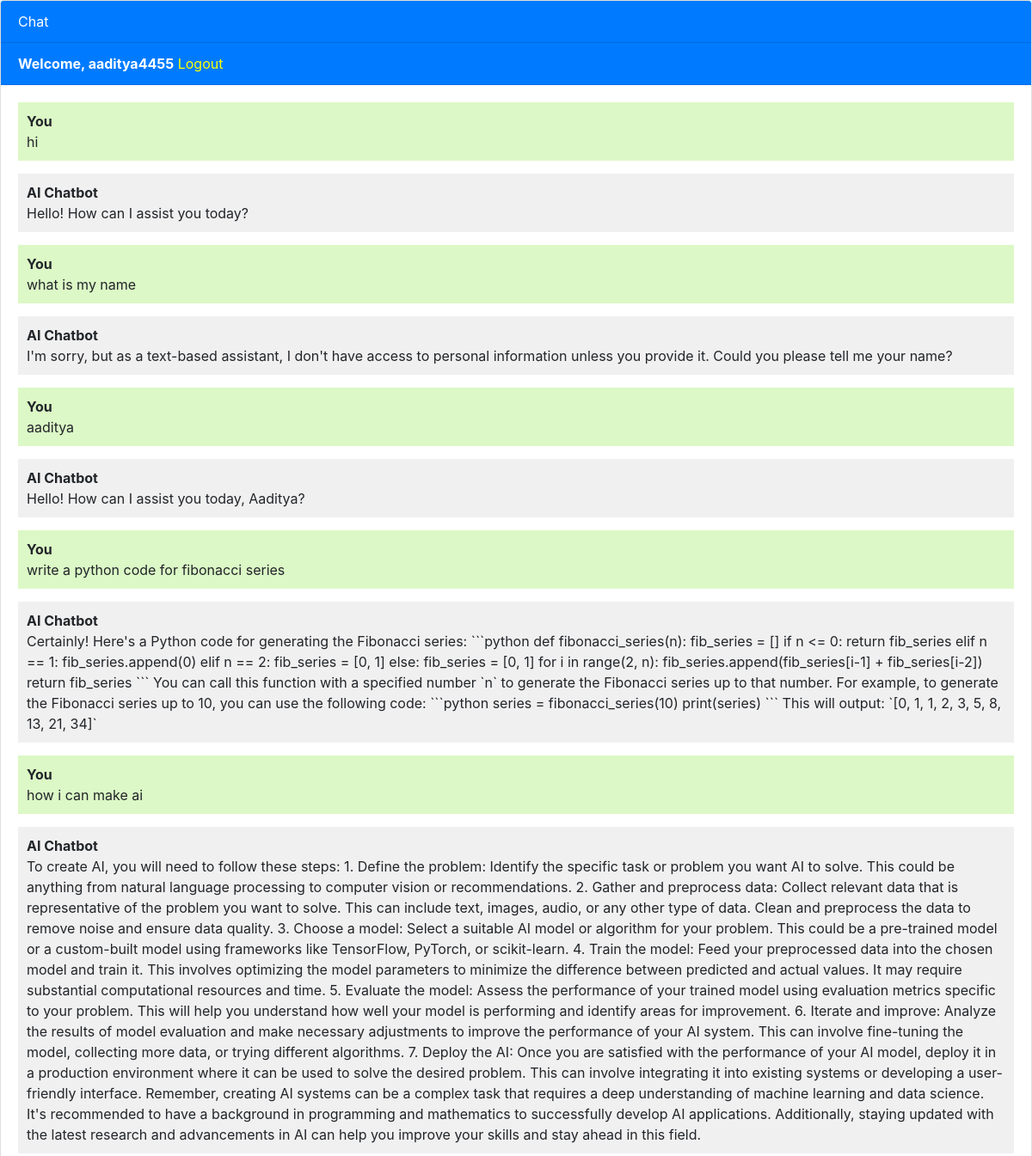
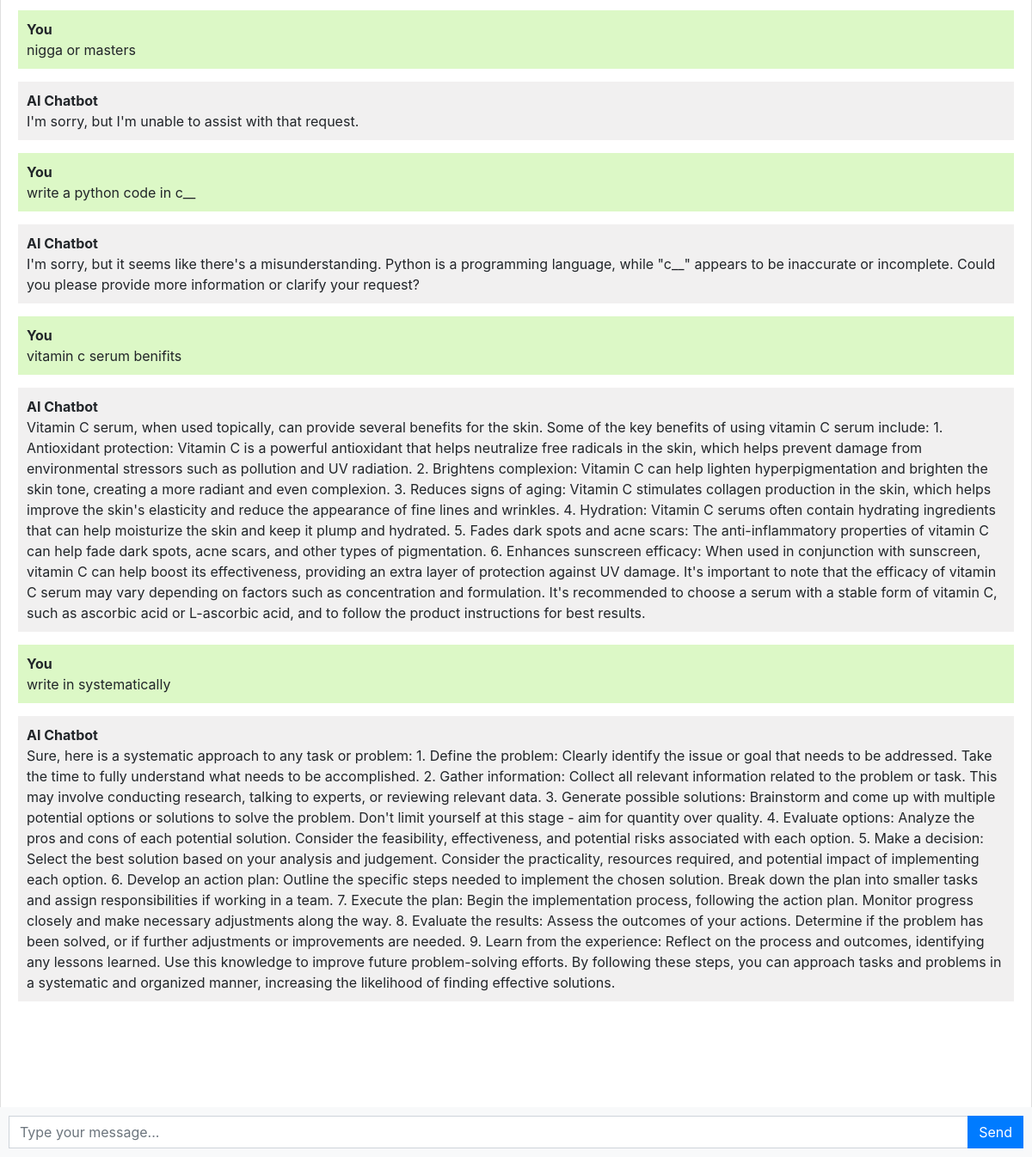
Screenshot of / (signed in) with the database file from the repository (2 pictures, top to bottom).
### chatbot/models.py (models this page shows, shortened)
class Chat(models.Model):
    user = models.ForeignKey(User, on_delete=models.CASCADE)
    message = models.TextField()
    response = models.TextField()
    created_at = models.DateTimeField(auto_now_add=True)

### chatbot/views.py (the view, shortened to what this page needs)
# urls.py: path('', include('chatbot.urls'))
def chatbot(request):
    try:
        chats = Chat.objects.filter(user=request.user)
    except:
        chats = None
    return render(request, 'chatbot.html',{'chats': chats})

### templates/chatbot.html (shortened to what this page needs)
{% extends 'base.html' %}
{% block content %}
<div class="chat-container">
  <div class="card flex-grow-1">
    <div class="card-header bg-primary text-white">Chat</div>
    {% if user.is_authenticated %}
    <div class="card-header bg-primary text-white"><b>Welcome, {{user.username}}</b>   <a style="color: yellow;" href="logout">Logout</a></div>
    {% else %}
    <div class="card-header bg-primary text-white"><a style="color: yellow" href="login">Login</a>   <a style="color: yellow;" href="register">Register</a></div>
    {% endif %}
    <div class="card-body messages-box">
      <ul class="list-unstyled messages-list">
        {% for chat in chats %}
          {% if chat.user == request.user %}
            <li class="message sent">
          <div class="message-text">
            <div class="message-sender">
              <b>You</b>
            </div>
            <div class="message-content">
              {{chat.message}}
            </div>
          </div>
        </li>
        <li class="message received">
          <div class="message-text">
            <div class="message-sender">
              <b>AI Chatbot</b>
            </div>
            <div class="message-content">
              {{chat.response}}
            </div>
          </div>
        </li>
          {% endif %}
        {% endfor %}
      </ul>
    </div>
    <br><br>
    <br><br>
    <br><br>
  </div>
  <form class="message-form">
    <div class="input-group">
      <input type="text" class="form-control message-input" placeholder="Type your message...">
      <div class="input-group-append">
        <button type="submit" class="btn btn-primary btn-send">Send</button>
      </div>
    </div>
  </form>
</div>
{% endblock %}

### templates/base.html (shortened to what this page needs)
<!DOCTYPE html>
<html lang="en">
  <head>
    <link rel="stylesheet" href="https://stackpath.bootstrapcdn.com/bootstrap/4.3.1/css/bootstrap.min.css">
  </head>
  <body>
    {% block content %}{% endblock %}
  </body>
</html>

### templates/chatbot.html (style rules this page uses)
body, html { height: 100%; background-image: url("https://www.shutterstock.com/image-vector/chatgpt-openai-vector-illustration-design-600w-2250106367.jpg"); background-size: cover; background-repeat: no-repeat; }
.messages-box { flex: 1; overflow-y: auto; }
.messages-list { padding-left: 0; }
.message { margin-bottom: 15px; list-style: none; }
.message-text { padding: 10px; border-radius: 5px; }
.sent { background-color: #dcf8c6; align-self: flex-end; }
.received { background-color: #f1f0f0; align-self: flex-start; }
.message-form { display: flex; position: fixed; bottom: 0; left: 0; right: 0; padding: 10px; background-color: #f8f9fa; }
.message-input { flex: 1; border-radius: 0; border-right: none; }
.btn-send { border-radius: 0; }
.chat-container { height: 100%; display: flex; flex-direction: column; }

### rows the page displays
Chat: message "hi", response "Hello! How can I assist you today?"
Chat: message "what is my name", response "I'm sorry, but as a text-based assistant, I don't have access to personal information unless you provide it. Could you please tell me your name?"
Chat: message "aaditya", response "Hello! How can I assist you today, Aaditya?"
Chat: message "write a python code for fibonacci series", response "Certainly! Here's a Python code for generating the Fibonacci series: ```python def fibonacci_series(n): fib_series = [] if n <= 0: return fib_series elif n == 1: fib_series.append(0) elif n == 2: fib_series = [0, 1] else: fib_series = [0, 1] for i in range(2, n): fib_series.append(fib_series[i-1] + fib_series[i-2]) return fib_series ``` You can call this function with a specified number `n` to generate the Fibonacci series up to that number. For example, to generate the Fibonacci series up to 10, you can use the following code: ```python series = fibonacci_series(10) print(series) ``` This will output: `[0, 1, 1, 2, 3, 5, 8, 13, 21, 34]`"
Chat: message "how i can make ai", response "To create AI, you will need to follow these steps: 1. Define the problem: Identify the specific task or problem you want AI to solve. This could be anything from natural language processing to computer vision or recommendations. 2. Gather and preprocess data: Collect relevant data that is representative of the problem you want to solve. This can include text, images, audio, or any other type of data. Clean and preprocess the data to remove noise and ensure data quality. 3. Choose a model: Select a suitable AI model or algorithm for your problem. This could be a pre-trained model or a custom-built model using frameworks like TensorFlow, PyTorch, or scikit-learn. 4. Train the model: Feed your…"
Chat: message "nigga or masters", response "I'm sorry, but I'm unable to assist with that request."
Chat: message "write a python code in c__", response "I'm sorry, but it seems like there's a misunderstanding. Python is a programming language, while \"c__\" appears to be inaccurate or incomplete. Could you please provide more information or clarify your request?"
Chat: message "vitamin c serum benifits", response "Vitamin C serum, when used topically, can provide several benefits for the skin. Some of the key benefits of using vitamin C serum include: 1. Antioxidant protection: Vitamin C is a powerful antioxidant that helps neutralize free radicals in the skin, which helps prevent damage from environmental stressors such as pollution and UV radiation. 2. Brightens complexion: Vitamin C can help lighten hyperpigmentation and brighten the skin tone, creating a more radiant and even complexion. 3. Reduces signs of aging: Vitamin C stimulates collagen production in the skin, which helps improve the skin's elasticity and reduce the appearance of fine lines and wrinkles. 4. Hydration: Vitamin C serums…"
Chat: message "write in systematically", response "Sure, here is a systematic approach to any task or problem: 1. Define the problem: Clearly identify the issue or goal that needs to be addressed. Take the time to fully understand what needs to be accomplished. 2. Gather information: Collect all relevant information related to the problem or task. This may involve conducting research, talking to experts, or reviewing relevant data. 3. Generate possible solutions: Brainstorm and come up with multiple potential options or solutions to solve the problem. Don't limit yourself at this stage - aim for quantity over quality. 4. Evaluate options: Analyze the pros and cons of each potential solution. Consider the feasibility, effectiveness, and…"

### other values shown
{{ user.username }} "aaditya4455"
